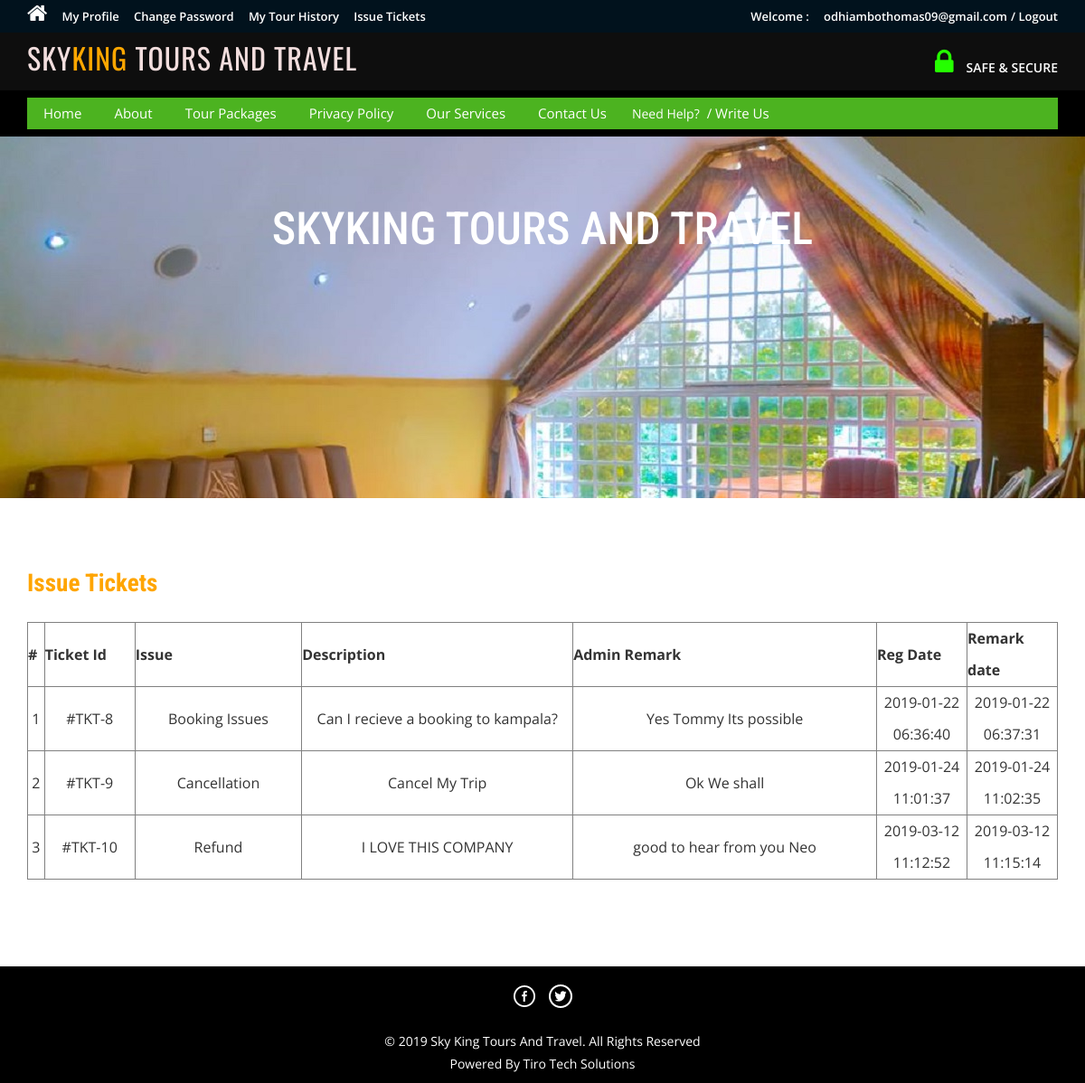
Page /issuetickets.php (signed in) on the committed database.
### tables this page shows
CREATE TABLE `tblissues` (
  `id` int(11) NOT NULL,
  `UserEmail` varchar(100) NOT NULL,
  `Issue` varchar(100) NOT NULL,
  `Description` mediumtext NOT NULL,
  `PostingDate` timestamp NOT NULL DEFAULT CURRENT_TIMESTAMP,
  `AdminRemark` mediumtext,
  `AdminremarkDate` timestamp NULL DEFAULT '0000-00-00 00:00:00' ON UPDATE CURRENT_TIMESTAMP
);

### issuetickets.php (the view, shortened to what this page needs)
<?php
include('includes/config.php');
if(strlen($_SESSION['login'])==0)
	{
header('location:index.php');
}
else{
?>
<!DOCTYPE HTML>
<html>
<head>
<link href="css/bootstrap.css" rel='stylesheet' type='text/css' />
<link href="css/style.css" rel='stylesheet' type='text/css' />
<link href="css/font-awesome.css" rel="stylesheet">
<link href="css/animate.css" rel="stylesheet" type="text/css" media="all">
</head>
<body>
<div class="top-header">
<?php include('includes/header.php');?>
<div class="banner-1 ">
	<div class="container">
		<h1 class="wow zoomIn animated animated" data-wow-delay=".5s" style="visibility: visible; animation-delay: 0.5s; animation-name: zoomIn;">SKYKING TOURS AND TRAVEL</h1>
	</div>
</div>
<div class="privacy">
	<div class="container">
		<h3 class="wow fadeInDown animated animated" data-wow-delay=".5s" style="visibility: visible; animation-delay: 0.5s; animation-name: fadeInDown;">Issue Tickets</h3>
		<form name="chngpwd" method="post" onSubmit="return valid();">
	<p>
	<table border="1" width="100%">
<tr align="center">
<th>#</th>
<th>Ticket Id</th>
<th>Issue</th>
<th>Description</th>
<th>Admin Remark</th>
<th>Reg Date</th>
<th>Remark date</th>
</tr>
<?php
$uemail=$_SESSION['login'];;
$sql = "SELECT * from tblissues where UserEmail=:uemail";
$query = $dbh->prepare($sql);
$query -> bindParam(':uemail', $uemail, PDO::PARAM_STR);
$query->execute();
$results=$query->fetchAll(PDO::FETCH_OBJ);
$cnt=1;
if($query->rowCount() > 0)
{
foreach($results as $result)
{	?>
<tr align="center">
<td ><?php echo htmlentities($cnt);?></td>
<td width="100">#TKT-<?php echo htmlentities($result->id);?></td>
<td><?php echo htmlentities($result->Issue);?></td>
<td width="300"><?php echo htmlentities($result->Description);?></td>
<td><?php echo htmlentities($result->AdminRemark);?></td>
<td width="100"><?php echo htmlentities($result->PostingDate);?></td>
<td width="100"><?php echo htmlentities($result->AdminremarkDate);?></td>
</tr>
<?php $cnt=$cnt+1; }} ?>
	</table>
			</p>
			</form>
	</div>
</div>
<?php include('includes/footer.php');?>
</body>
</html>
<?php } ?>

### css/style.css (style rules this page uses)
html, body { font-size: 100%; background: #fff; font-family: 'Open Sans', sans-serif; }
h1,h2,h3,h4,h5,h6 { margin:0; font-family: 'Roboto Condensed', sans-serif; }
p { margin:0; }
.top-header { background-color: #01121d; border-bottom: 0 none; height: 36px; line-height: 35px; }
.banner-1 { background: url(../images/3.jpg)no-repeat; background-size: cover; -webkit-background-size: cover; -o-background-size: cover; -ms-background-size: cover; -moz-background-size: cover; min-height:400px; }
.banner-1 h1 { font-size: 50px; margin-bottom: 40px; padding: 1.5em 0 0; text-align: center; color: #ffffff; }
.privacy h3 { color: orange; font-size: 1.7em; font-weight: 700; margin-bottom: 1em; }
.privacy { padding: 5em 0; }
.privacy p { font-size: 1em; line-height: 1.8em; color: black; margin: 1em 0; }

### rows in the picture
tblissues: id "8", Issue "Booking Issues", Description "Can I recieve a booking to kampala?", AdminRemark "Yes Tommy Its possible", PostingDate "2019-01-22 06:36:40", AdminremarkDate "2019-01-22 06:37:31"
tblissues: id "9", Issue "Cancellation", Description "Cancel My Trip", AdminRemark "Ok We shall", PostingDate "2019-01-24 11:01:37", AdminremarkDate "2019-01-24 11:02:35"
tblissues: id "10", Issue "Refund", Description "I LOVE THIS COMPANY", AdminRemark "good to hear from you Neo", PostingDate "2019-03-12 11:12:52", AdminremarkDate "2019-03-12 11:15:14"

### other values in the picture
$_SESSION['login'] "odhiambothomas09@gmail.com"
